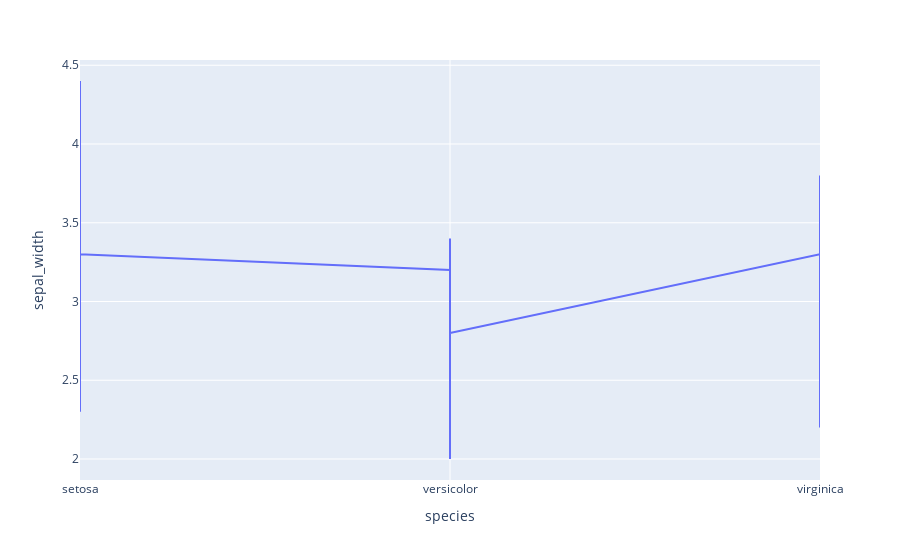

The notebook cell this image was saved under:
### Code cell
px.line(df,x='species',y='sepal_width')

### Figure 1 — Plotly figure (JSON) as saved in the notebook; plotly's stock layout.template omitted (floating-point values rounded to 4 significant figures; data arrays with more than 128 entries replaced by an {"elided": "..."} marker saying what was removed)
{"data": [{"hovertemplate": "species=%{x}<br>sepal_width=%{y}<extra></extra>", "legendgroup": "", "line": {"color": "#636efa", "dash": "solid"}, "marker": {"symbol": "circle"}, "mode": "lines", "name": "", "orientation": "v", "showlegend": false, "type": "scatter", "x": {"elided": "150 str values"}, "xaxis": "x", "y": {"elided": "150 float values"}, "yaxis": "y"}], "layout": {"legend": {"tracegroupgap": 0}, "margin": {"t": 60}, "xaxis": {"anchor": "y", "domain": [0, 1], "title": {"text": "species"}}, "yaxis": {"anchor": "x", "domain": [0, 1], "title": {"text": "sepal_width"}}}}
